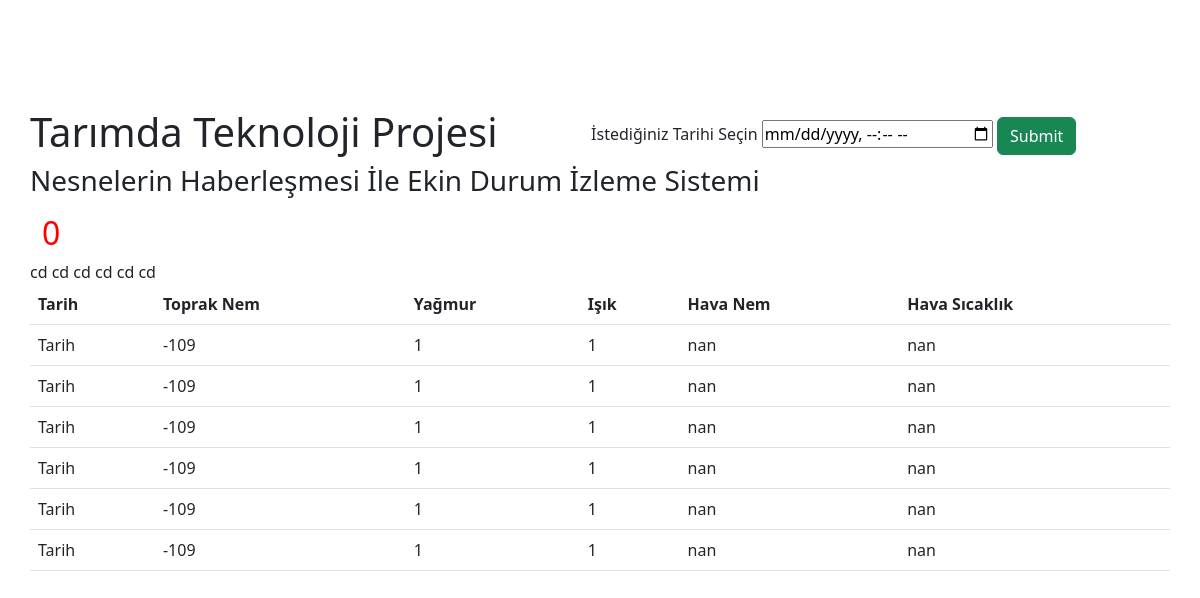
The page / on the database its author committed.
### main/model.py (models this page shows)
class Degerler(db.Model):
    id = db.Column(db.Integer(), primary_key=True)
    toprakNem = db.Column(db.String())
    yagmur = db.Column(db.String())
    isik = db.Column(db.String())
    havaNem = db.Column(db.String())
    havaSicaklik = db.Column(db.String())
    tarih = db.Column(db.String())

### main/routes.py (the view, shortened to what this page needs)
@app.route('/', methods=['GET','POST'])
def index():
    value = 0
    content = Degerler.query.all()
    if  request.method == "POST":
        value = request.form.get('daytime')
        return redirect(url_for('index'))
    if request.method == "GET":
        text = request.args.get('toprakNem')
        print(text)
    return render_template('index.html', content=content, value=value)

### main/templates/index.html (shortened to what this page needs)
<!DOCTYPE html>
<html lang="en">
<head>
    <link href="https://cdn.jsdelivr.net/npm/bootstrap@5.2.0-beta1/dist/css/bootstrap.min.css" rel="stylesheet">
</head>
<body>
<div>
  <div class="container" style="margin-top:100px">
    <div class="row">
      <nav class="navbar ">
        <h1 >Tarımda Teknoloji Projesi</h1></n>
        <form method="POST">
          <label for="birthdaytime">İstediğiniz Tarihi Seçin</label>
          <input type="datetime-local" id="daytime" name="daytime">
          <input type="submit" class="btn btn-success">
        </form>
        <p><h3>Nesnelerin Haberleşmesi İle Ekin Durum İzleme Sistemi</h3></p>
</nav>
    <h2 style="color:red">{{ value }}</h2>
        <table class="table" class="border border-light">
          <thead  class="thead-dark">
            <tr>
              <th>Tarih</th>
              <th>Toprak Nem </th>
              <th>Yağmur</th>
              <th>Işık</th>
              <th>Hava Nem</th>
              <th>Hava Sıcaklık </th>
            </tr>
          </thead>
          <tbody>
          {% for i in content %}
          <tr>
                  <td>Tarih</td>
                  <td>{{ i.toprakNem }}</td>
                  <td>{{ i.yagmur }}</td>
                  <td>{{ i.isik }}</td>
                  <td>{{ i.havaNem }}</td>cd
                  <td>{{ i.havaSicaklik }}</td>
          </tr>
          {% endfor %}
        </tbody>
        </table>
      </div>
    </div>
    </div>
</body>
</html>

### main/templates/index.html (style rules this page uses)
body { background-image: url('fern_leaf_plant_green_119970_1920x1080.jpg'); background-repeat: no-repeat; background-attachment: fixed; background-size: cover; }

### rows shown on the page
Degerler: toprakNem "-109", yagmur "1", isik "1", havaNem "nan", havaSicaklik "nan"
Degerler: toprakNem "-109", yagmur "1", isik "1", havaNem "nan", havaSicaklik "nan"
Degerler: toprakNem "-109", yagmur "1", isik "1", havaNem "nan", havaSicaklik "nan"
Degerler: toprakNem "-109", yagmur "1", isik "1", havaNem "nan", havaSicaklik "nan"
Degerler: toprakNem "-109", yagmur "1", isik "1", havaNem "nan", havaSicaklik "nan"
Degerler: toprakNem "-109", yagmur "1", isik "1", havaNem "nan", havaSicaklik "nan"

### other values the page prints
{{ value }} "0"
